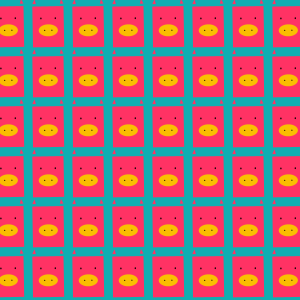
Frame 1 (no input)
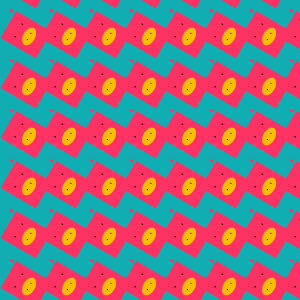
Frame 60 (the mouse pressed at the canvas centre just before this capture)
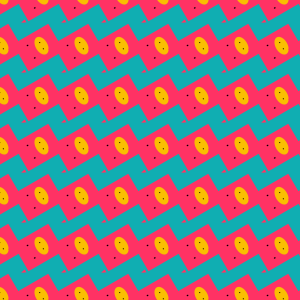
Frame 120 (the mouse held since frame 60 and released just before this capture)

The Processing sketch that drew these frames (run headless with seeded random() and noise(); from frame 60 on, the mouse is pressed at the canvas centre):

// Processing sketch: processing_14579
// ── processing_14579.pde

void setup() {
  size(300,300);
  smooth();
}
 
void draw() {
  background(16,174,178);
  translate(-20,-10);
  for(int y=0; y<400; y=y+50) {
    for(int x=0; x<350; x=x+40) {
      pushMatrix();
      scale(0.4);
      translate(x*2.5,y*2.5);
      rotate(radians(-frameCount));
     ssdraw();
      popMatrix();
    }
  }
}
 
void ssdraw() {
  noStroke();
  scale(0.6);
 //얼굴몸통
fill(255,50,100);
strokeWeight(5);
beginShape();
vertex(50,70);
vertex(180,70);
vertex(180,240);
vertex(50,240);
endShape(CLOSE);
 
//눈썹
strokeWeight(3);
line(81,95,81,103);
line(81+7,95,81+7,103);
line(142,95,142,103);
line(142+7,95,142+7,103);
 
//눈
fill(0,0,0);
ellipse(85,120,6,8);
ellipse(145,120,6,8);
 
//코
strokeWeight(5);
fill(250,190,0);
ellipse(115,170,80,50);
//콧구멍
fill(0,0,0);
ellipse(100,170,5,5);
ellipse(130,170,5,5);
 
//귀
fill(255,50,100);
strokeWeight(5);
beginShape();
vertex(60,40);
vertex(65,60);
vertex(50,60);
endShape(CLOSE);
 
beginShape();
vertex(170,40);
vertex(180,60);
vertex(165,60);
endShape(CLOSE);

}            
                
